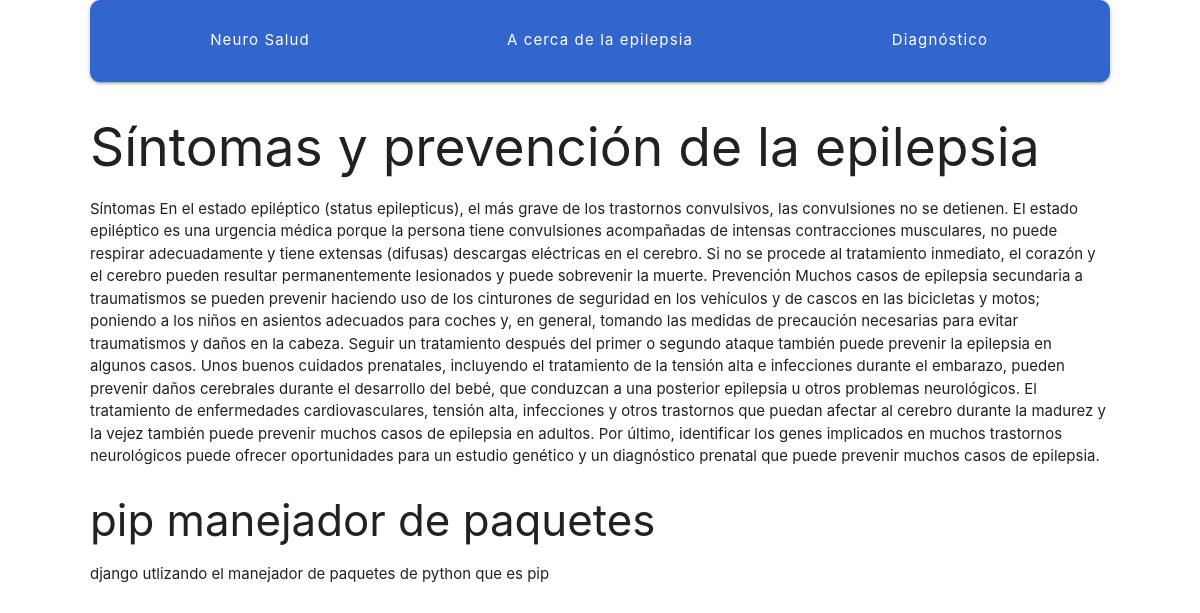
Screenshot of /courses/2 with the database file from the repository.
### courses/models.py (models this page shows, shortened)
class Course(models.Model):
    created_at = models.DateTimeField(auto_now_add=True)
    '''con el anterior còdigo decimos que la fecha es autogenrada
    cuando creamos los registros
    '''
    title = models.CharField(max_length=255)
    description = models.TextField()
    '''TextField es para grandes cantidades de texto
    '''

class Lesson (models.Model):
    title = models.CharField(max_length=255)
    description = models.TextField()
    content = models.TextField(blank=True, default='')
    order = models.IntegerField(default=0)
    course = models.ForeignKey(Course, on_delete=models.CASCADE)
    '''
    Curse, on_delete=models.CASCADE => cuando se borra un curso,
    se borraran todas las lecciones que pertenezcan a este
    '''
    class Meta:
        ordering = ['order',]

### courses/views.py (the view)
# urls.py: path('<int:pk>', views.course_detail, name='course_detail'),
def course_detail(request, pk):
    course = Course.objects.get(pk=pk)
    return render(request, 'courses/course_detail.html',{'course':course})

### courses/templates/courses/course_detail.html (shortened to what this page needs)
{% extends 'layout.html' %}
{% block content %}
<article>
    <h2>{{course.title}} </h2>
    {{course.description}}
    <section>
        {% for lesson in course.lesson_set.all %}
            <h3>{{lesson.title}} </h3>
            {{lesson.description}}
        {% endfor %}
    </section>
</article>
{% endblock %}

### assets/css/layout.css (style rules this page uses)
html { box-sizing: border-box; }
*, *::after, *::before { box-sizing: inherit; }

### rows the page displays
Course: title "Síntomas y prevención de la epilepsia", description "Síntomas En el estado epiléptico (status epilepticus), el más grave de los trastornos convulsivos, las convulsiones no se detienen. El estado epiléptico es una urgencia médica porque la persona tiene convulsiones acompañadas de intensas contracciones musculares, no puede respirar adecuadamente y tiene extensas (difusas) descargas eléctricas en el cerebro. Si no se procede al tratamiento inmediato, el corazón y el cerebro pueden resultar permanentemente lesionados y puede sobrevenir la muerte. Prevención Muchos casos de epilepsia secundaria a traumatismos se pueden prevenir haciendo uso de los cinturones de seguridad en los vehículos y de cascos en las bicicletas y motos; poniendo a los…"
Lesson: title "pip manejador de paquetes", description "django utlizando el manejador de paquetes de python que es pip"
